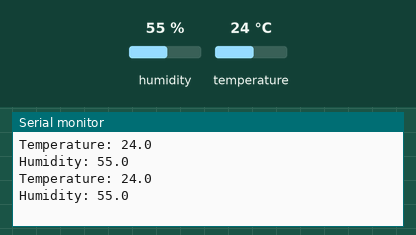
Bench run of a sketch on a simulated Arduino Nano 33 BLE. Parts: the last lines printed to the serial monitor. Inputs (shaded band) come from the test bench; at power-on: humidity 55 %, temperature 24 °C.

Above: at 2.8 s.
2.9 s: humidity set to 22 %
At 3.8 s:
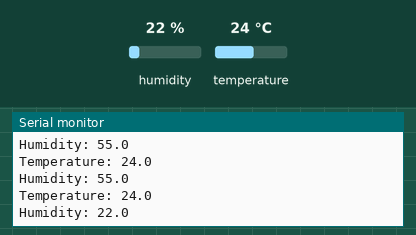
4.4 s: temperature set to 12 °C
At 5.4 s:
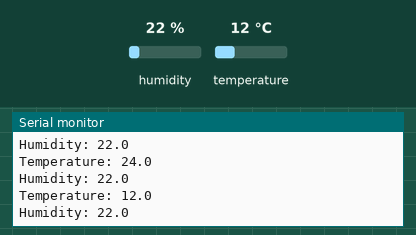
5.9 s: humidity set to 40 %
At 6.8 s:
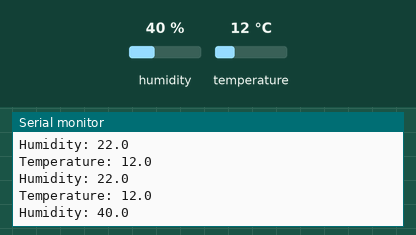
Timing chart, 0 to 8.9 s (numbered marks = the images above; inputs shaded):
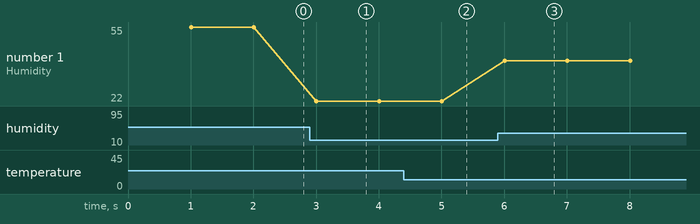

The sketch:

hts221_nano33iot.ino
```cpp
// snippet: hts221_nano33iot
// tags: hts221, temperature, humidity, nano33iot, arduino-hts221, samd, builtin
// not-tags: DHT11, DHT22, BME280, SHT31, sparkfun, uno, mega, avr
// boards: nano33iot
// library: Arduino_HTS221
// description: Read temperature and humidity from the built-in HTS221 sensor on Nano 33 IoT.
//   Arduino_HTS221 API: HTS.begin() → bool, HTS.readTemperature() → float (°C),
//   HTS.readHumidity() → float (%). The sensor is soldered onto the Nano 33 IoT board —
//   no wiring needed. #include <Arduino_HTS221.h> only; Wire.h is NOT required.
//   Do NOT use DHT.h, Adafruit_HTU21D, or SparkFun libraries — they are wrong for this board.
// prompts: HTS221 Nano 33 IoT temperature humidity, Arduino_HTS221, built-in sensor nano33, read temp humidity nano33iot, HTS.readTemperature, HTS.readHumidity
// exact-include: Arduino_HTS221.h

#include <Arduino_HTS221.h>

unsigned long prevMs = 0;
const unsigned long INTERVAL = 1000;  // 1 Hz

void setup() {
  Serial.begin(9600);
  while (!Serial && millis() < 3000);
  if (!HTS.begin()) {
    Serial.println("HTS221 init failed");
    while (1);
  }
}

void loop() {
  unsigned long now = millis();
  if (now - prevMs < INTERVAL) return;
  prevMs = now;

  float temp = HTS.readTemperature();
  float hum  = HTS.readHumidity();

  Serial.print("Temperature: ");
  Serial.println(temp, 1);
  Serial.print("Humidity: ");
  Serial.println(hum, 1);
}
```

Measured:
- after the input at 2.9 s, the serial monitor: prints a new line after 0.11 s (image 1)
- after the input at 4.4 s, the serial monitor: prints a new line after 0.61 s (image 2)
- after the input at 5.9 s, the serial monitor: prints a new line after 0.11 s (image 3)
- plotted number 1: 55 → 22 after the input at 2.9 s, 22 → 40 after the input at 5.9 s
